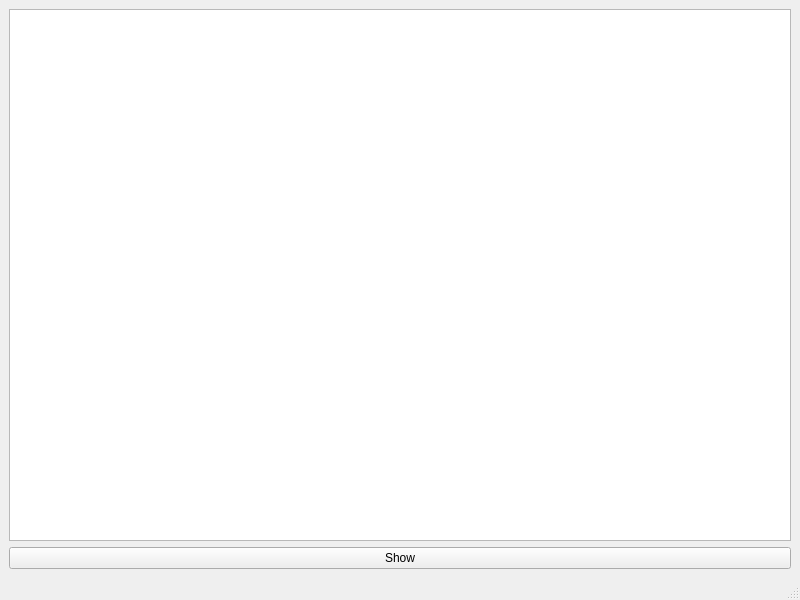
<?xml version="1.0" encoding="UTF-8"?>
<ui version="4.0">
 <class>AllPhotosWindow</class>
 <widget class="QMainWindow" name="AllPhotosWindow">
  <property name="geometry">
   <rect>
    <x>0</x>
    <y>0</y>
    <width>800</width>
    <height>600</height>
   </rect>
  </property>
  <property name="windowTitle">
   <string>MainWindow</string>
  </property>
  <widget class="QWidget" name="centralwidget">
   <layout class="QVBoxLayout" name="verticalLayout">
    <item>
     <widget class="QListWidget" name="listWidget_photos"/>
    </item>
    <item>
     <widget class="QPushButton" name="pushButton_show">
      <property name="text">
       <string>Show</string>
      </property>
     </widget>
    </item>
   </layout>
  </widget>
  <widget class="QMenuBar" name="menubar">
   <property name="geometry">
    <rect>
     <x>0</x>
     <y>0</y>
     <width>800</width>
     <height>22</height>
    </rect>
   </property>
  </widget>
  <widget class="QStatusBar" name="statusbar"/>
 </widget>
 <resources/>
 <connections/>
</ui>
